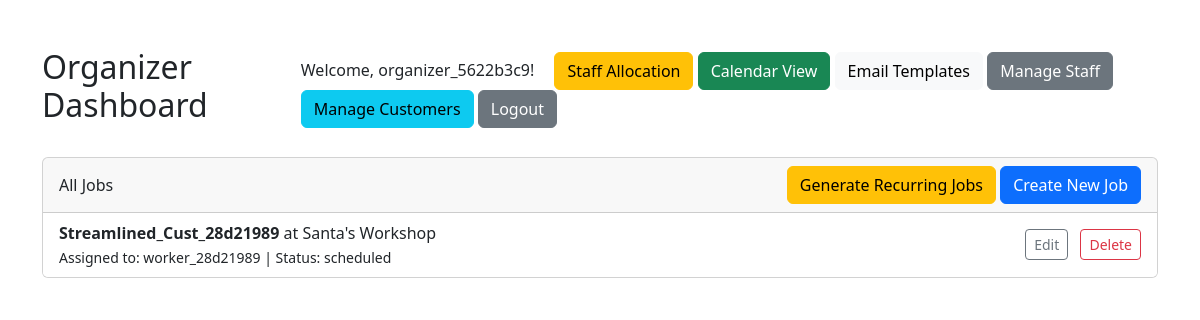
The page /dashboard (signed in) on the database its author committed.
### app/models.py (models this page shows, shortened)
class User(db.Model, UserMixin):
    id = db.Column(db.Integer, primary_key=True)
    username = db.Column(db.String(80), unique=True, nullable=False)
    email = db.Column(db.String(100), unique=True)
    password_hash = db.Column(db.String(128), nullable=False)
    role = db.Column(db.String(20), nullable=False) # 'organizer' or 'worker'
    jobs = db.relationship('Job', backref='worker', lazy=True)
    street = db.Column(db.String(200))
    town = db.Column(db.String(100))
    postcode = db.Column(db.String(20))
    latitude = db.Column(db.Float)
    longitude = db.Column(db.Float)
    contracted_hours = db.Column(db.Integer)
    work_days = db.Column(db.String(100)) # e.g., "Mon,Tue,Wed,Thu,Fri"

class Job(db.Model):
    id = db.Column(db.Integer, primary_key=True)
    location = db.Column(db.String(200), nullable=False) # Can be more specific than customer address
    duration = db.Column(db.Integer, nullable=False) # Estimated duration in minutes
    status = db.Column(db.String(20), nullable=False, default='scheduled') # scheduled, in_progress, completed
    start_time = db.Column(db.DateTime, nullable=True) # Actual start time
    end_time = db.Column(db.DateTime, nullable=True) # Actual end time
    notes = db.Column(db.Text)
    worker_id = db.Column(db.Integer, db.ForeignKey('user.id'), nullable=False)
    customer_id = db.Column(db.Integer, db.ForeignKey('customer.id'), nullable=False)
    scheduled_date = db.Column(db.Date, nullable=True)
    scheduled_time = db.Column(db.Time, nullable=True)
    recurrence_rule = db.Column(db.String(50), nullable=True)

class Customer(db.Model):
    id = db.Column(db.Integer, primary_key=True)
    name = db.Column(db.String(100), nullable=False)
    phone = db.Column(db.String(20))
    email = db.Column(db.String(100))
    notes = db.Column(db.Text)
    jobs = db.relationship('Job', backref='customer', lazy=True)
    street = db.Column(db.String(200))
    town = db.Column(db.String(100))
    postcode = db.Column(db.String(20))
    latitude = db.Column(db.Float)
    longitude = db.Column(db.Float)

### app/routes.py (the view)
@main.route('/dashboard')
@login_required
def dashboard():
    if current_user.role == 'organizer':
        jobs = Job.query.order_by(Job.id.desc()).all()
        return render_template('dashboard_organizer.html', jobs=jobs)
    else: # worker
        jobs = Job.query.filter_by(worker_id=current_user.id).order_by(Job.id.desc()).all()
        return render_template('dashboard_worker.html', jobs=jobs)

### templates/dashboard_organizer.html (shortened to what this page needs)
{% extends "base.html" %}
{% block content %}
<div class="d-flex justify-content-between align-items-center mt-5">
  <h2>Organizer Dashboard</h2>
  <div>
    <span class="me-3">Welcome, {{ current_user.username }}!</span>
    <a href="{{ url_for('main.allocation') }}" class="btn btn-warning">Staff Allocation</a>
    <a href="{{ url_for('main.calendar') }}" class="btn btn-success">Calendar View</a>
    <a href="{{ url_for('main.templates') }}" class="btn btn-light">Email Templates</a>
    <a href="{{ url_for('main.staff') }}" class="btn btn-secondary">Manage Staff</a>
    <a href="{{ url_for('main.customers') }}" class="btn btn-info">Manage Customers</a>
    <a href="{{ url_for('main.logout') }}" class="btn btn-secondary">Logout</a>
  </div>
</div>
<div class="card mt-4">
  <div class="card-header d-flex justify-content-between align-items-center">
    All Jobs
    <div>
      <a href="{{ url_for('main.generate_recurring') }}" class="btn btn-warning">Generate Recurring Jobs</a>
      <a href="{{ url_for('main.create_job') }}" class="btn btn-primary">Create New Job</a>
    </div>
  </div>
  <ul class="list-group list-group-flush">
    {% for job in jobs %}
      <li class="list-group-item d-flex justify-content-between align-items-center">
        <div>
          <strong>{{ job.customer.name }}</strong> at {{ job.location }}<br>
          <small>Assigned to: {{ job.worker.username if job.worker else 'Unassigned' }} | Status: {{ job.status }}</small>
        </div>
        <div>
          <a href="{{ url_for('main.edit_job', job_id=job.id) }}" class="btn btn-sm btn-outline-secondary me-2">Edit</a>
          <form method="post" action="{{ url_for('main.delete_job', job_id=job.id) }}" style="display:inline;">
            <button type="submit" class="btn btn-sm btn-outline-danger">Delete</button>
          </form>
        </div>
      </li>
    {% else %}
      <li class="list-group-item">No jobs found.</li>
    {% endfor %}
  </ul>
</div>
{% endblock %}

### rows shown on the page
User: username "organizer_5622b3c9"
Job: customer.name "Streamlined_Cust_28d21989", location "Santa's Workshop", worker "worker_28d21989", status "scheduled"
